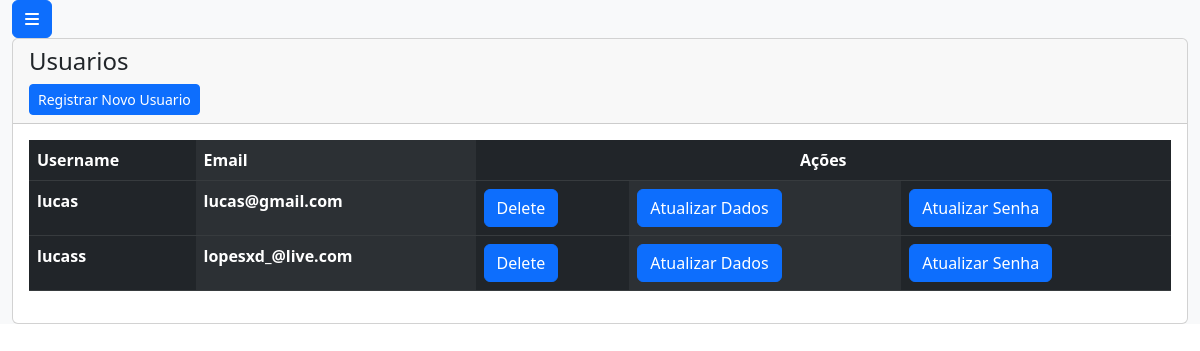
The app's page /main_menu_user (signed in), older data.
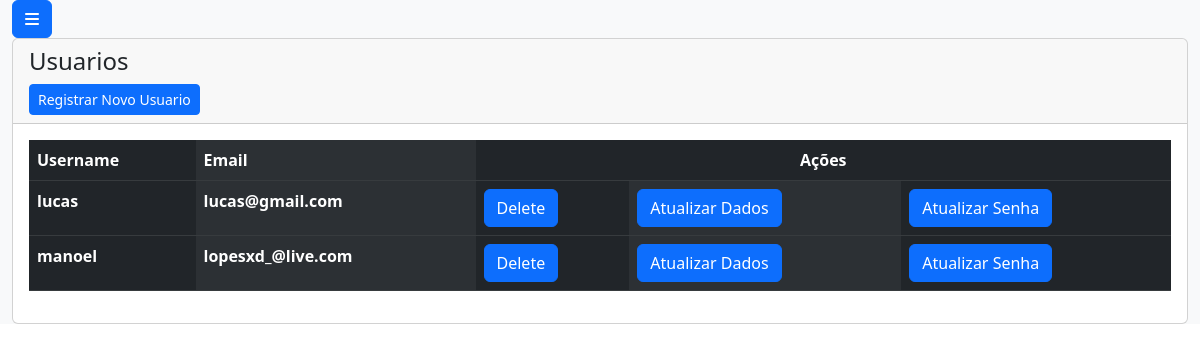
The same page, newer data.
### apps/User/models.py (models this page shows, shortened)
class User(AbstractUser):
     email = models.EmailField(unique=True)
     username = models.CharField(unique=True, max_length=30)

### apps/User/views.py (the view)
# urls.py: path('main_menu_user',views.main_menu_user,name="main_menu_user"),
@user_passes_test(lambda user: user.is_superuser,login_url='user:page_not_found')
@login_required(login_url="login_system")
def main_menu_user(request):
     return render(request,'user/main_menu_users.html',{'users':User.objects.all()})

### templates/user/main_menu_users.html (shortened to what this page needs)
{% extends 'base.html' %}
{% block content %}
<div class="card">
  <div class="card-header">
    <h4 class="card-title">Usuarios</h4>
    <td class="px-1"><a href="{% url 'user:save_user' %}" class="btn btn-primary btn-sm">Registrar Novo Usuario</a></td>
  </div>
  <div class="card-body">
    <div class="table-responsive">
      <table class="table table-dark table-striped-columns" id="">
        <thead class="text-primary">
          <tr>
            <th>Username</th>
            <th>Email</th>
            <th colspan="3" style="text-align: center;">Ações</th>
          </tr>
        </thead>
        <tbody>
          {% for user in users %}
          <tr>
            <th>{{ user.username }}</th>
            <th>{{ user.email }}</th>
            <th><a type="submit" class="btn btn-primary" onclick="return confirm('Deseja realmente Deletar?')"
                href="{% url 'user:erase_user' user.id %}">Delete</a></th>
            <th><a type="submit" class="btn btn-primary" href="{% url 'user:update_user' user.id %}">Atualizar Dados</a></th>
            <th><a type="submit" class="btn btn-primary" href="{% url 'user:update_user_password' user.id %}">Atualizar
                Senha</a></th>
          </tr>
          {% endfor %}
        </tbody>
      </table>
    </div>
  </div>
</div>
{% endblock content %}

Row changes from the older to the newer data that the page shows:
removed User: username "lucass", email "lopesxd_@live.com"
added User: username "manoel", email "lopesxd_@live.com"
